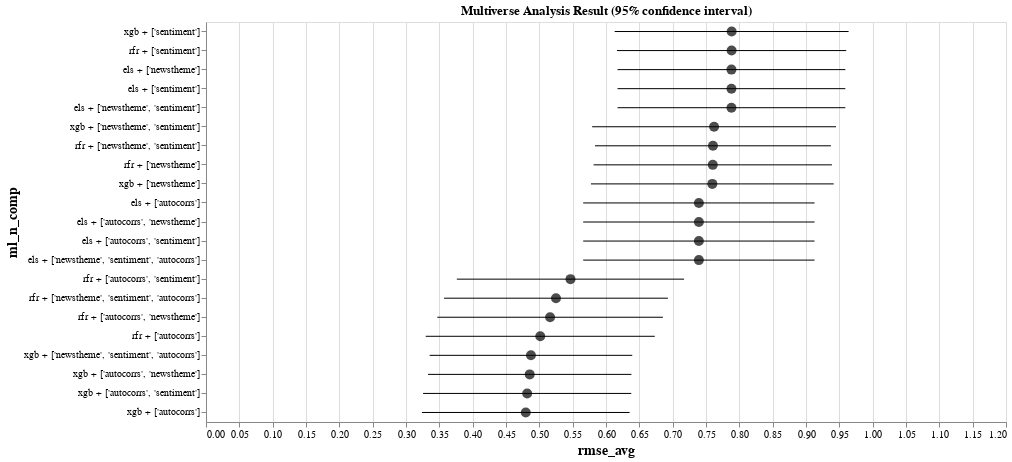

The notebook cell saved with this chart:
### Code cell
usecols = ["rmse_avg", "ml_n_comp", "rmse_min", "rmse_max"] 
visualizer.plot_multiverse_analysis(df_performances[usecols], x="rmse_avg", y="ml_n_comp", err_minmax=("rmse_min", "rmse_max"))

### Figure 1 — Vega-Lite specification as saved in the notebook (floating-point values rounded to 4 significant figures)
{"config": {"view": {"continuousWidth": 400, "continuousHeight": 300}}, "layer": [{"mark": {"type": "point", "color": "black", "filled": true, "size": 100}, "encoding": {"tooltip": [{"type": "quantitative", "field": "rmse_avg", "format": ".3f", "title": "rmse_avg"}, {"type": "nominal", "field": "ml_n_comp", "title": "component"}], "x": {"type": "quantitative", "axis": {"labelAngle": 0, "labelFontSize": 10, "title": "rmse_avg", "titleFontSize": 14}, "field": "rmse_avg", "scale": {"domain": [0, 1.2]}}, "y": {"type": "nominal", "axis": {"labelAngle": 0, "labelFontSize": 10, "title": "ml_n_comp", "titleFontSize": 14}, "field": "ml_n_comp", "sort": ["xgb + ['sentiment']", "rfr + ['sentiment']", "els + ['newstheme']", "els + ['sentiment']", "els + ['newstheme', 'sentiment']", "xgb + ['newstheme', 'sentiment']", "rfr + ['newstheme', 'sentiment']", "rfr + ['newstheme']", "xgb + ['newstheme']", "els + ['autocorrs']", "els + ['autocorrs', 'newstheme']", "els + ['autocorrs', 'sentiment']", "els + ['newstheme', 'sentiment', 'autocorrs']", "rfr + ['autocorrs', 'sentiment']", "rfr + ['newstheme', 'sentiment', 'autocorrs']", "rfr + ['autocorrs', 'newstheme']", "rfr + ['autocorrs']", "xgb + ['newstheme', 'sentiment', 'autocorrs']", "xgb + ['autocorrs', 'newstheme']", "xgb + ['autocorrs', 'sentiment']", "xgb + ['autocorrs']"]}}, "height": 400, "selection": {"selector001": {"type": "interval", "bind": "scales", "encodings": ["x", "y"]}}, "title": "Multiverse Analysis Result (95% confidence interval)", "width": 800}, {"mark": "errorbar", "encoding": {"x": {"type": "quantitative", "field": "rmse_min", "title": ""}, "x2": {"field": "rmse_max", "title": ""}, "y": {"type": "nominal", "field": "ml_n_comp", "sort": ["xgb + ['sentiment']", "rfr + ['sentiment']", "els + ['newstheme']", "els + ['sentiment']", "els + ['newstheme', 'sentiment']", "xgb + ['newstheme', 'sentiment']", "rfr + ['newstheme', 'sentiment']", "rfr + ['newstheme']", "xgb + ['newstheme']", "els + ['autocorrs']", "els + ['autocorrs', 'newstheme']", "els + ['autocorrs', 'sentiment']", "els + ['newstheme', 'sentiment', 'autocorrs']", "rfr + ['autocorrs', 'sentiment']", "rfr + ['newstheme', 'sentiment', 'autocorrs']", "rfr + ['autocorrs', 'newstheme']", "rfr + ['autocorrs']", "xgb + ['newstheme', 'sentiment', 'autocorrs']", "xgb + ['autocorrs', 'newstheme']", "xgb + ['autocorrs', 'sentiment']", "xgb + ['autocorrs']"]}}, "height": 400, "title": "Multiverse Analysis Result (95% confidence interval)", "width": 800}], "data": {"name": "data-9b4c9a77a4329979c25455c19581c2d9"}, "$schema": "https://vega.github.io/schema/vega-lite/v4.8.1.json", "datasets": {"data-9b4c9a77a4329979c25455c19581c2d9": [{"rmse_avg": 0.7885, "ml_n_comp": "xgb + ['sentiment']", "rmse_min": 0.613, "rmse_max": 0.9639}, {"rmse_avg": 0.7884, "ml_n_comp": "rfr + ['sentiment']", "rmse_min": 0.6165, "rmse_max": 0.9603}, {"rmse_avg": 0.7882, "ml_n_comp": "els + ['newstheme']", "rmse_min": 0.6173, "rmse_max": 0.959}, {"rmse_avg": 0.7882, "ml_n_comp": "els + ['sentiment']", "rmse_min": 0.6173, "rmse_max": 0.959}, {"rmse_avg": 0.7882, "ml_n_comp": "els + ['newstheme', 'sentiment']", "rmse_min": 0.6173, "rmse_max": 0.959}, {"rmse_avg": 0.7621, "ml_n_comp": "xgb + ['newstheme', 'sentiment']", "rmse_min": 0.5792, "rmse_max": 0.945}, {"rmse_avg": 0.7604, "ml_n_comp": "rfr + ['newstheme', 'sentiment']", "rmse_min": 0.5835, "rmse_max": 0.9374}, {"rmse_avg": 0.7602, "ml_n_comp": "rfr + ['newstheme']", "rmse_min": 0.5814, "rmse_max": 0.9389}, {"rmse_avg": 0.7595, "ml_n_comp": "xgb + ['newstheme']", "rmse_min": 0.5774, "rmse_max": 0.9416}, {"rmse_avg": 0.7393, "ml_n_comp": "els + ['autocorrs']", "rmse_min": 0.5658, "rmse_max": 0.9128}, {"rmse_avg": 0.7393, "ml_n_comp": "els + ['autocorrs', 'newstheme']", "rmse_min": 0.5658, "rmse_max": 0.9128}, {"rmse_avg": 0.7393, "ml_n_comp": "els + ['autocorrs', 'sentiment']", "rmse_min": 0.5658, "rmse_max": 0.9128}, {"rmse_avg": 0.7393, "ml_n_comp": "els + ['newstheme', 'sentiment', 'autocorrs']", "rmse_min": 0.5658, "rmse_max": 0.9128}, {"rmse_avg": 0.5467, "ml_n_comp": "rfr + ['autocorrs', 'sentiment']", "rmse_min": 0.3763, "rmse_max": 0.7172}, {"rmse_avg": 0.525, "ml_n_comp": "rfr + ['newstheme', 'sentiment', 'autocorrs']", "rmse_min": 0.3571, "rmse_max": 0.6928}, {"rmse_avg": 0.5161, "ml_n_comp": "rfr + ['autocorrs', 'newstheme']", "rmse_min": 0.3469, "rmse_max": 0.6853}, {"rmse_avg": 0.5014, "ml_n_comp": "rfr + ['autocorrs']", "rmse_min": 0.3296, "rmse_max": 0.6732}, {"rmse_avg": 0.4874, "ml_n_comp": "xgb + ['newstheme', 'sentiment', 'autocorrs']", "rmse_min": 0.3355, "rmse_max": 0.6394}, {"rmse_avg": 0.4856, "ml_n_comp": "xgb + ['autocorrs', 'newstheme']", "rmse_min": 0.333, "rmse_max": 0.6382}, {"rmse_avg": 0.4818, "ml_n_comp": "xgb + ['autocorrs', 'sentiment']", "rmse_min": 0.3256, "rmse_max": 0.6379}, {"rmse_avg": 0.4796, "ml_n_comp": "xgb + ['autocorrs']", "rmse_min": 0.3239, "rmse_max": 0.6354}]}}
